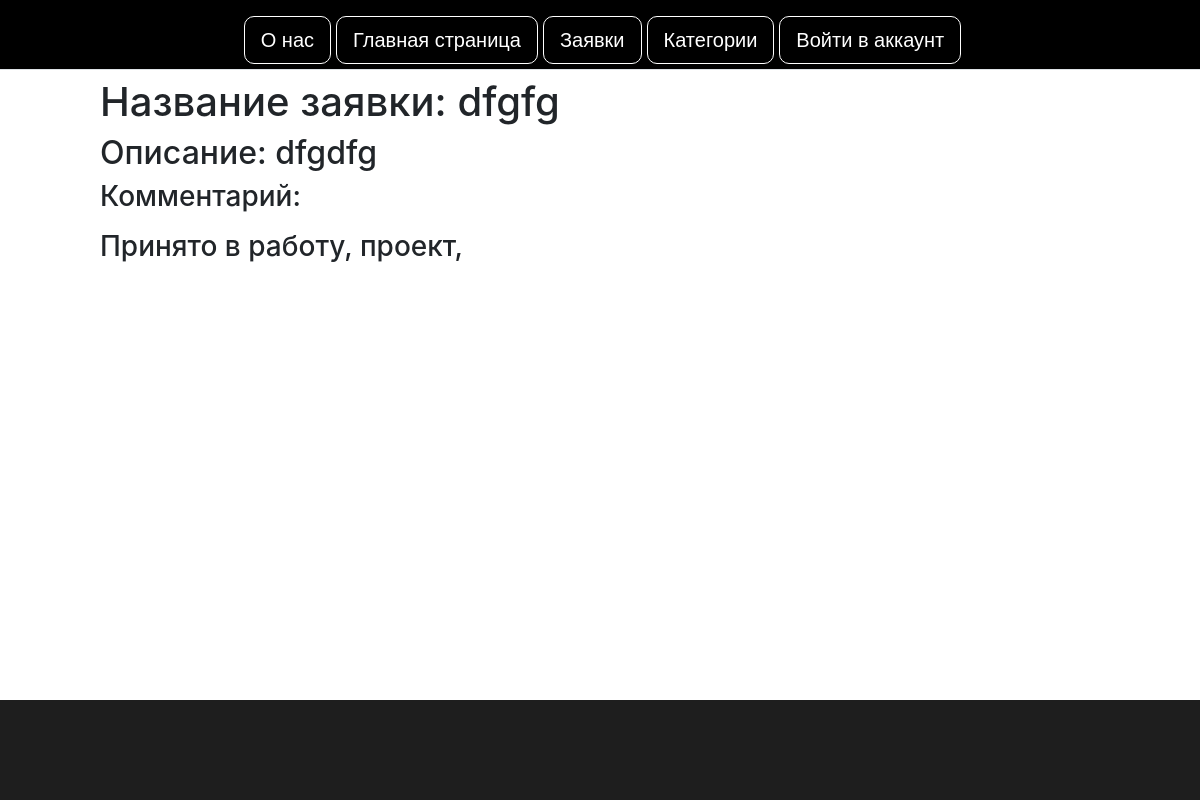
Screenshot of /accounts/profile/applications/10/ with the database file from the repository.
### accounts/models.py (models this page shows, shortened)
class Application(models.Model):
    id = models.AutoField(primary_key=True, unique=True, verbose_name='id')
    title = models.CharField(max_length=200, verbose_name='Название')
    desc = models.TextField(max_length=400, verbose_name='Описание')
    img = models.ImageField(upload_to='img', verbose_name='Картинка')
    ready_design = models.ImageField(upload_to='design', verbose_name='Готовый дизайн', null=True, blank=True)
    user = models.ForeignKey(User, on_delete=models.SET_NULL, verbose_name='Пользователь', null=True, blank=True,
                             to_field='id')
    date = models.DateField(default=datetime.today())
    comment = models.TextField(max_length=400, verbose_name='Комментарий', null=True, blank=True)
    NEW = 'new'
    LOAD = 'load'
    READY = 'ready'
    LOAN_STATUS = (
        (NEW, 'Новая'),
        (LOAD, 'Принято в работу'),
        (READY, 'Выполнено'),
    )
    status = models.CharField(max_length=30, choices=LOAN_STATUS, default='new', help_text='Статус',
                              verbose_name='Статус')
    SKETCH = 'sketch'
    MID_DETAIL = 'mid_detail'
    AUTHOR = 'author'
    CATEGORIES = (
        (SKETCH, 'проект'),
        (MID_DETAIL, 'детализация'),
        (AUTHOR, 'Авторский интерьер'),
    )
    category = models.CharField(max_length=30, choices=CATEGORIES, default='проект', help_text='Категории',
                                verbose_name='Категории')

### accounts/views.py (the view)
# urls.py: path('profile/applications/<int:pk>/', views.detail_application.as_view(), name='profile_application_detail'),
class detail_application(DetailView):
    model = Application
    template_name = 'accounts/application_detail.html'

### accounts/templates/accounts/application_detail.html (shortened to what this page needs)
{% extends 'base.html' %}
{% load static %}
{% block links %}
    <link rel="stylesheet" href="{% static 'application_detail.css'%}">
{% endblock %}
{% block content %}
<h1>Название заявки: {{ application.title }}</h1>
<h2>Описание: {{ application.desc }}</h2>
<h3>Комментарий:</h3>
<h3>{{ application.get_status_display }}, {{ application.get_category_display }}, {% if user.is_staff %}Пользователь : {{ application.user.get_username }}{% endif %}</h3>
{% endblock %}

### myapp/static/main.css (style rules this page uses)
* { padding: 0; margin: 0; box-sizing: border-box; }
body { background: #272727; font-family: "Montserrat", sans-serif; }

### rows the page displays
Application: title "dfgfg", desc "dfgdfg", status "Принято в работу", category "проект"
